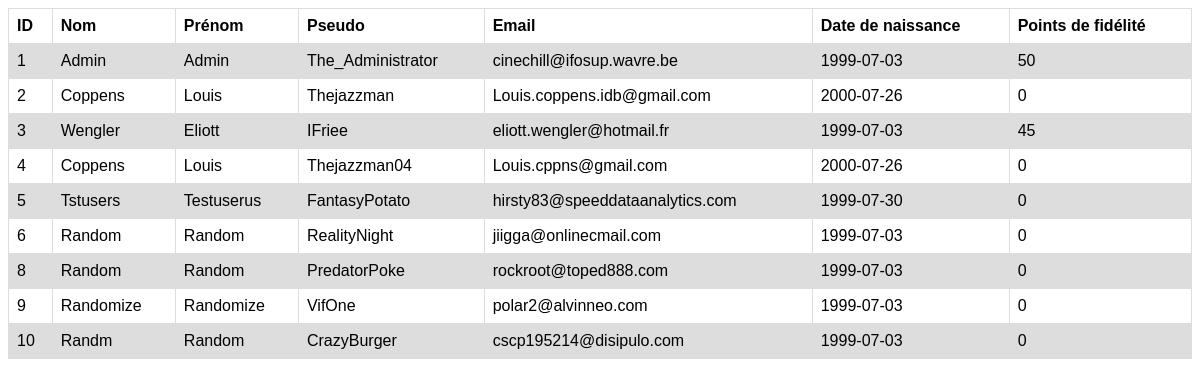
The app's page /view/user_tab.php, older data.
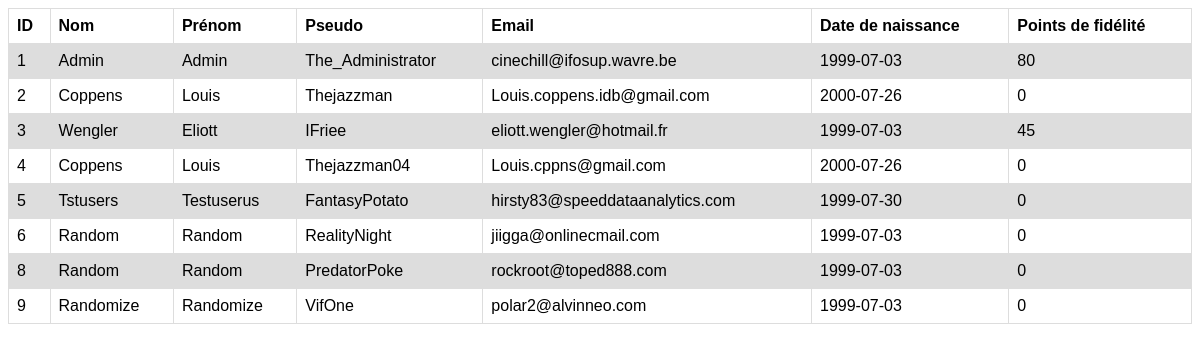
The same page, newer data.
### tables this page shows
CREATE TABLE `user_tab` (
  `id_user` int(11) NOT NULL,
  `nom_user` varchar(25) DEFAULT NULL,
  `prenom_user` varchar(50) DEFAULT NULL,
  `pseudo_user` varchar(50) DEFAULT NULL,
  `password_user` varchar(60) DEFAULT NULL,
  `mail_user` varchar(100) DEFAULT NULL,
  `date_naissance_user` date DEFAULT NULL,
  `fidelite_user` int(11) DEFAULT 0
);

### model/read.php (called while the page is built, shortened)
<?php
function afficheallusers($db){
  $query = "SELECT * FROM user_tab";
  $stmt = $db->prepare($query);
  $stmt->execute();
  $result = $stmt->fetchAll();
  return $result;
}
?>

### view/user_tab.php (the view, shortened to what this page needs)
<?php
include("../model/read.php");
$result = afficheallusers($db);
if (count($result) > 0) {
  echo "<table>";
  echo "<tr>";
  echo "<th>ID</th>";
  echo "<th>Nom</th>";
  echo "<th>Prénom</th>";
  echo "<th>Pseudo</th>";
  echo "<th>Email</th>";
  echo "<th>Date de naissance</th>";
  echo "<th>Points de fidélité</th>";
  echo "</tr>";
  foreach ($result as $row) {
    echo "<tr>";
    echo "<td>" . $row["id_user"] . "</td>";
    echo "<td>" . $row["nom_user"] . "</td>";
    echo "<td>" . $row["prenom_user"] . "</td>";
    echo "<td>" . $row["pseudo_user"] . "</td>";
    echo "<td>" . $row["mail_user"] . "</td>";
    echo "<td>" . $row["date_naissance_user"] . "</td>";
    echo "<td>" . $row["fidelite_user"] . "</td>";
    echo "</tr>";
    }
    echo "</table>";
    } else {
    echo "Aucun enregistrement trouvé";
    }
?>

Row changes from the older to the newer data that the page shows:
removed user_tab: id_user "10", nom_user "Randm", prenom_user "Random", pseudo_user "CrazyBurger", mail_user "cscp195214@disipulo.com", date_naissance_user "1999-07-03", fidelite_user "0"
changed user_tab "Admin": fidelite_user "50" → "80"
